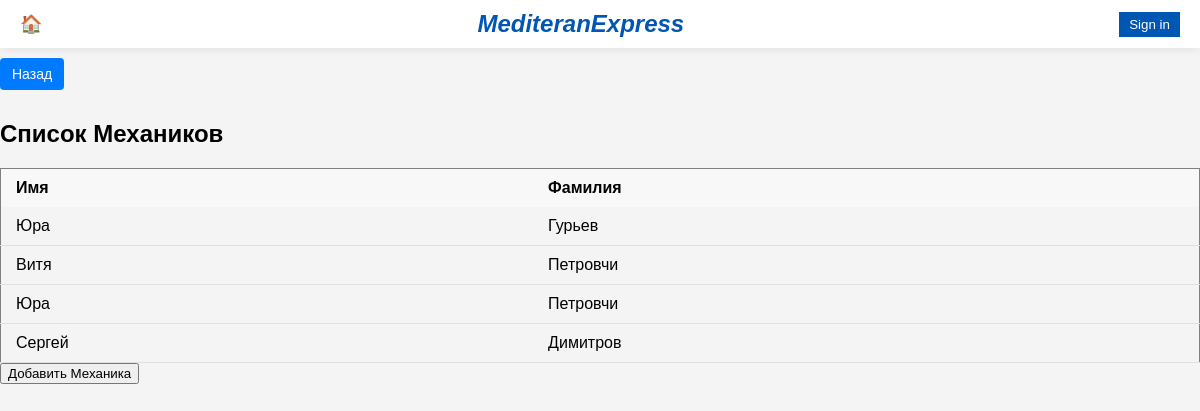
Before: /mechanics/ with the older database file.
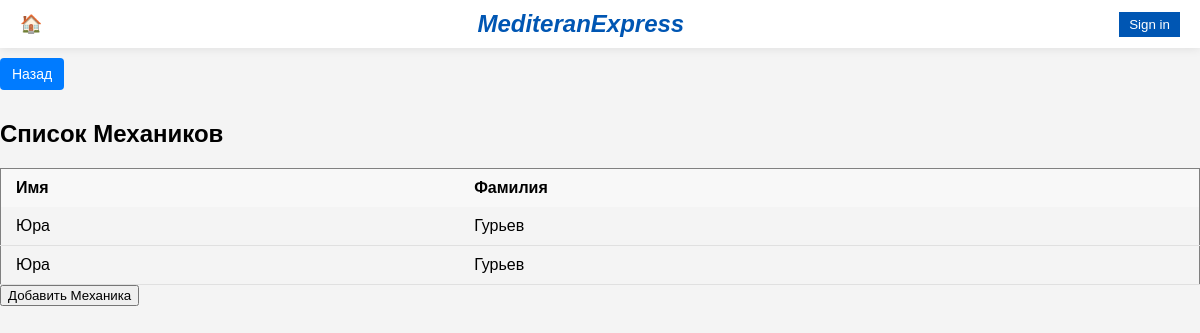
After: the same page with the newer database file.
### main/models.py (models this page shows, shortened)
class Mechanic(models.Model):
    first_name = models.CharField(max_length=100)
    last_name = models.CharField(max_length=100)

### main/views.py (the view)
# urls.py: path('mechanics/', views.mechanics_list, name='mechanics_list'),
def mechanics_list(request):
    mechanics = Mechanic.objects.all()  # Получаем список всех механиков из БД
    return render(request, 'main/mechanics.html', {'mechanics': mechanics})

### main/templates/main/mechanics.html (shortened to what this page needs)
{% extends 'main/base.html' %}
{% block content %}
    <a href="{% url 'garage' %}" class="back-button">Назад</a>
<h2>Список Механиков</h2>
<table border="1">
    <thead>
        <tr>
            <th>Имя</th>
            <th>Фамилия</th>
        </tr>
    </thead>
    <tbody>
        {% for mechanic in mechanics %}
        <tr class="clickable-row" data-href="{% url 'mechanic_detail' mechanic.pk %}">
            <td>{{ mechanic.first_name }}</td>
            <td>{{ mechanic.last_name }}</td>
        </tr>
        {% empty %}
        <tr>
            <td colspan="2">Нет механиков</td>
        </tr>
        {% endfor %}
    </tbody>
</table>
<button id="openPopupButton">Добавить Механика</button>
{% endblock %}

### main/templates/main/base.html (shortened to what this page needs)
<!DOCTYPE html>
<html lang="en">
<head>
   {% load static %}
    <link rel="stylesheet" href="{% static 'css/styles.css' %}">
</head>
<body>
    <div class="header">
        <a href="{% url 'home' %}" class="home-link">🏠</a>
        <div class="title">MediteranExpress</div>
        <a href="{% url 'login' %}">
    <button class="sign-in">Sign in</button>
</a>
    </div>
    {% block content %}{% endblock %}
</body>
</html>

### static/css/styles.css (style rules this page uses)
body { font-family: Arial, sans-serif; background-color: #f4f4f9; }

### main/templates/main/base.html (style rules this page uses)
body { font-family: Arial, sans-serif; margin: 0; padding: 0; background-color: #f4f4f4; }
.header { background-color: #fff; padding: 10px 20px; display: flex; justify-content: space-between; align-items: center; box-shadow: 0 0 10px rgba(0, 0, 0, 0.1); }
.header .title { font-size: 24px; color: #0056b3; font-weight: bold; font-style: italic; }
.header .home-link { text-decoration: none; color: #333; font-size: 18px; }
.header .sign-in { background-color: #0056b3; color: #fff; padding: 5px 10px; border: none; cursor: pointer; }

### main/templates/main/mechanics.html (style rules this page uses)
table { width: 100%; border-collapse: collapse; margin-top: 20px; }
th, td { padding: 10px 15px; text-align: left; border: none; }
th { font-weight: bold; background-color: #f8f8f8; }
td { border-bottom: 1px solid #e0e0e0; }
a { text-decoration: none; color: #007bff; }
.clickable-row { cursor: pointer; transition: background-color 0.3s; }
.back-button { display: inline-block; padding: 8px 12px; margin: 10px 0; font-size: 14px; color: white; background-color: #007bff; border: none; border-radius: 4px; text-decoration: none; cursor: pointer; transition: background-color 0.3s, box-shadow 0.3s; }

Changed rows visible on the page:
removed Mechanic: first_name "Витя", last_name "Петровчи"
removed Mechanic: first_name "Юра", last_name "Петровчи"
removed Mechanic: first_name "Сергей", last_name "Димитров"
added Mechanic: first_name "Юра", last_name "Гурьев"
